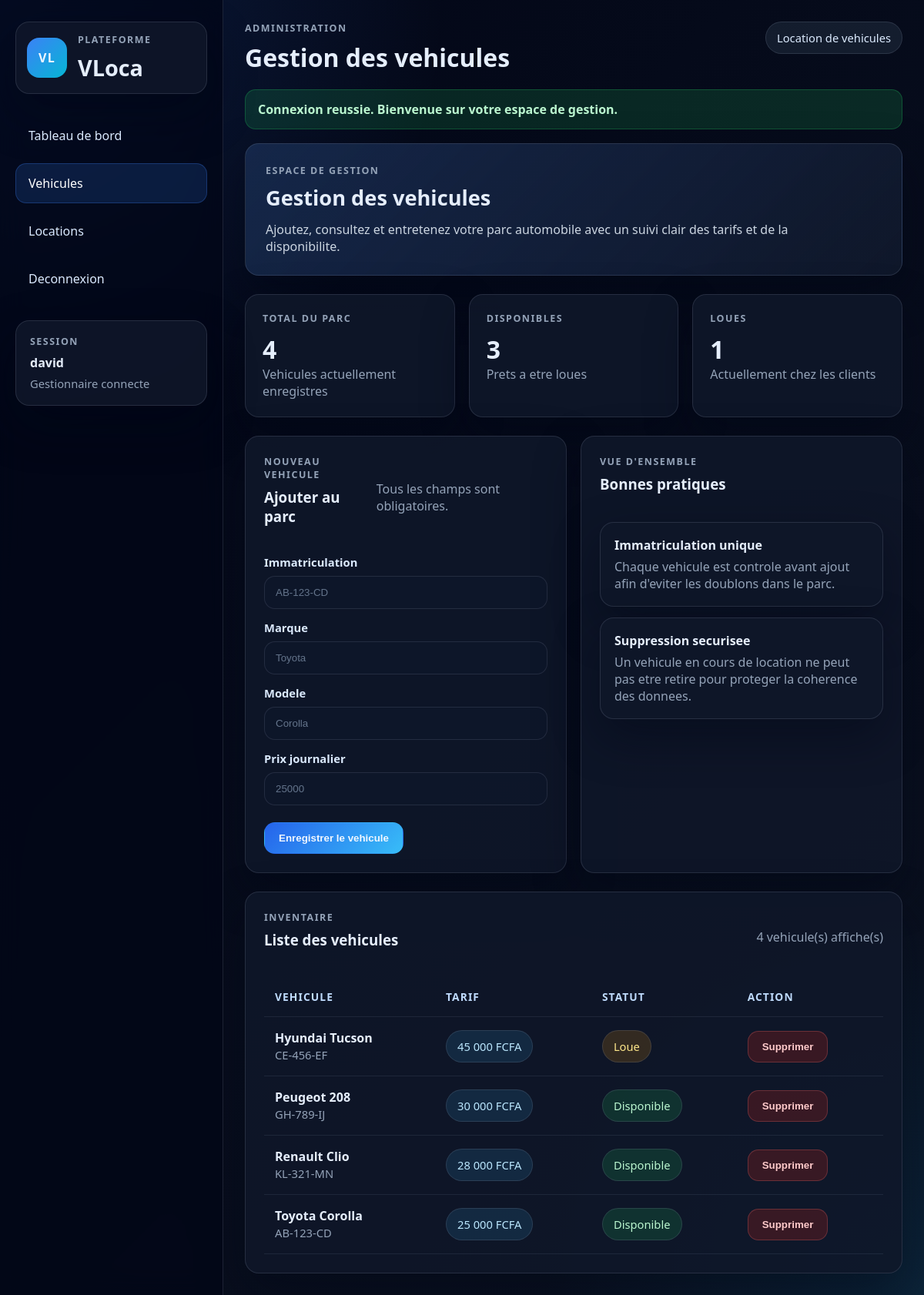
Screenshot of /vehicules.php (signed in) with the database file from the repository.
### tables this page shows
CREATE TABLE vehicules (
    id INT UNSIGNED AUTO_INCREMENT PRIMARY KEY,
    immatriculation VARCHAR(20) NOT NULL UNIQUE,
    marque VARCHAR(50) NOT NULL,
    modele VARCHAR(50) NOT NULL,
    prix_journalier DECIMAL(10,2) NOT NULL,
    statut ENUM('disponible', 'loue') NOT NULL DEFAULT 'disponible'
);

### bootstrap.php (called while the page is built, shortened)
<?php
function e(mixed $value): string
{
    return htmlspecialchars((string) $value, ENT_QUOTES, 'UTF-8');
}
function format_price(float $value): string
{
    return number_format($value, 0, ',', ' ') . ' FCFA';
}

### vehicules.php (the view, shortened to what this page needs)
<?php
require_once __DIR__ . '/layout.php';
$vehicules = $pdo->query(
    "SELECT id, immatriculation, marque, modele, prix_journalier, statut
     FROM vehicules
     ORDER BY marque ASC, modele ASC, immatriculation ASC"
)->fetchAll(PDO::FETCH_ASSOC);
$vehicleStats = $pdo->query(
    "SELECT
        COUNT(*) AS total,
        SUM(CASE WHEN statut = 'disponible' THEN 1 ELSE 0 END) AS disponibles,
        SUM(CASE WHEN statut = 'loue' THEN 1 ELSE 0 END) AS loues
     FROM vehicules"
)->fetch(PDO::FETCH_ASSOC);
?>
<section class="stats-grid">
    <article class="stat-card">
        <p class="eyebrow">Total du parc</p>
        <strong><?= (int) ($vehicleStats['total'] ?? 0) ?></strong>
        <span>Vehicules actuellement enregistres</span>
    </article>
    <article class="stat-card">
        <p class="eyebrow">Disponibles</p>
        <strong><?= (int) ($vehicleStats['disponibles'] ?? 0) ?></strong>
        <span>Prets a etre loues</span>
    </article>
    <article class="stat-card">
        <p class="eyebrow">Loues</p>
        <strong><?= (int) ($vehicleStats['loues'] ?? 0) ?></strong>
        <span>Actuellement chez les clients</span>
    </article>
</section>
<section class="two-columns">
    <article class="card">
        <div class="card-header">
            <div>
                <p class="eyebrow">Nouveau vehicule</p>
                <h3>Ajouter au parc</h3>
            </div>
            <p class="muted">Tous les champs sont obligatoires.</p>
        </div>
        <form method="POST" class="form-grid">
            <div class="field">
                <label for="immat">Immatriculation</label>
                <input id="immat" type="text" name="immat" placeholder="AB-123-CD" required>
            </div>
            <div class="field">
                <label for="marque">Marque</label>
                <input id="marque" type="text" name="marque" placeholder="Toyota" required>
            </div>
            <div class="field">
                <label for="modele">Modele</label>
                <input id="modele" type="text" name="modele" placeholder="Corolla" required>
            </div>
            <div class="field">
                <label for="prix">Prix journalier</label>
                <input id="prix" type="number" step="0.01" min="1" name="prix" placeholder="25000" required>
            </div>
            <div class="form-actions">
                <button type="submit" class="btn btn-primary">Enregistrer le vehicule</button>
            </div>
        </form>
    </article>
    <article class="card">
        <div class="card-header">
            <div>
                <p class="eyebrow">Vue d'ensemble</p>
                <h3>Bonnes pratiques</h3>
            </div>
        </div>
        <div class="mini-card">
            <strong>Immatriculation unique</strong>
            <span>Chaque vehicule est controle avant ajout afin d'eviter les doublons dans le parc.</span>
        </div>
        <div class="mini-card">
            <strong>Suppression securisee</strong>
            <span>Un vehicule en cours de location ne peut pas etre retire pour proteger la coherence des donnees.</span>
        </div>
    </article>
</section>
<section class="card">
    <div class="card-header">
        <div>
            <p class="eyebrow">Inventaire</p>
            <h3>Liste des vehicules</h3>
        </div>
        <p class="muted"><?= count($vehicules) ?> vehicule(s) affiche(s)</p>
    </div>
    <?php if ($vehicules === []): ?>
        <div class="empty-state">Aucun vehicule enregistre pour le moment.</div>
    <?php else: ?>
        <div class="table-wrapper">
            <table>
                <thead>
                    <tr>
                        <th>Vehicule</th>
                        <th>Tarif</th>
                        <th>Statut</th>
                        <th>Action</th>
                    </tr>
                </thead>
                <tbody>
                    <?php foreach ($vehicules as $vehicle): ?>
                        <?php $isAvailable = $vehicle['statut'] === 'disponible'; ?>
                        <tr>
                            <td>
                                <div class="table-title">
                                    <strong><?= e($vehicle['marque'] . ' ' . $vehicle['modele']) ?></strong>
                                    <span><?= e($vehicle['immatriculation']) ?></span>
                                </div>
                            </td>
                            <td><span class="price-badge"><?= e(format_price((float) $vehicle['prix_journalier'])) ?></span></td>
                            <td>
                                <span class="status-badge <?= $isAvailable ? 'available' : 'rented' ?>">
                                    <?= $isAvailable ? 'Disponible' : 'Loue' ?>
                                </span>
                            </td>
                            <td>
                                <form method="POST" onsubmit="return confirm('Supprimer ce vehicule du parc ?');">
                                    <button type="submit" class="btn btn-danger">Supprimer</button>
                                </form>
                            </td>
                        </tr>
                    <?php endforeach; ?>
                </tbody>
            </table>
        </div>
    <?php endif; ?>
</section>

### style.css (style rules this page uses)
:root { --bg: #0b1220; --bg-secondary: #111827; --panel: rgba(15, 23, 42, 0.88); --panel-soft: rgba(30, 41, 59, 0.62); --border: rgba(148, 163, 184, 0.18); --text: #e5eefc; --muted: #94a3b8; --primary: #3b82f6; --primary-soft: rgba(59, 130, 246, 0.16); --success: #22c55e; --success-soft: rgba(34, 197, 94, 0.16); --warning: #f59e0b; --warning-soft: rgba(245, 158, 11, 0.16); --danger: #ef4444; --danger-soft: rgba(239, 68, 68, 0.16); --shadow: 0 24px 60px rgba(2, 6, 23, 0.45); --radius-lg: 24px; --radius-md: 18px; --radius-sm: 12px; }
* { box-sizing: border-box; }
html { scroll-behavior: smooth; }
body { margin: 0; font-family: "Segoe UI", Arial, sans-serif; color: var(--text); background: radial-gradient(circle at top left, rgba(59, 130, 246, 0.18), transparent 28%), radial-gradient(circle at bottom right, rgba(14, 165, 233, 0.12), transparent 24%), linear-gradient(135deg, #020617, var(--bg)); }
h1, h2, h3, h4, p { margin-top: 0; }
.app-body { min-height: 100vh; }
.eyebrow { margin-bottom: 8px; color: var(--muted); font-size: 0.78rem; font-weight: 700; letter-spacing: 0.12em; text-transform: uppercase; }
.sidebar-card, .hero-card, .card, .stat-card, .mini-card { border: 1px solid var(--border); border-radius: var(--radius-md); background: var(--panel); box-shadow: var(--shadow); }
.topbar-badge, .status-badge, .price-badge { display: inline-flex; align-items: center; gap: 8px; padding: 10px 14px; border-radius: 999px; border: 1px solid var(--border); background: var(--panel-soft); color: #dbeafe; font-size: 0.92rem; }
.stats-grid, .two-columns, .dashboard-grid { display: grid; gap: 18px; }
.stats-grid { grid-template-columns: repeat(auto-fit, minmax(180px, 1fr)); }
.two-columns, .dashboard-grid { grid-template-columns: repeat(auto-fit, minmax(320px, 1fr)); }
.stat-card { padding: 22px; }
.stat-card strong { display: block; margin-top: 10px; font-size: 2rem; }
.stat-card span { color: var(--muted); }
.card { padding: 24px; }
.card-header { display: flex; justify-content: space-between; align-items: center; gap: 16px; margin-bottom: 18px; }
.card-header p:last-child, .muted { color: var(--muted); margin-bottom: 0; }
.form-grid { display: grid; grid-template-columns: repeat(auto-fit, minmax(200px, 1fr)); gap: 14px; }
.field { display: flex; flex-direction: column; gap: 8px; }
.field label { color: #dbeafe; font-size: 0.92rem; font-weight: 600; }
input, select { width: 100%; padding: 13px 14px; border: 1px solid rgba(148, 163, 184, 0.16); border-radius: 14px; background: rgba(15, 23, 42, 0.86); color: var(--text); outline: none; transition: border-color 0.2s ease, box-shadow 0.2s ease; }
input::placeholder { color: #64748b; }
.form-actions, .inline-actions { display: flex; gap: 12px; flex-wrap: wrap; margin-top: 8px; }
.btn { display: inline-flex; justify-content: center; align-items: center; gap: 8px; padding: 12px 18px; border: 1px solid transparent; border-radius: 14px; font-weight: 700; cursor: pointer; transition: transform 0.2s ease, opacity 0.2s ease, border-color 0.2s ease; }
.btn-primary { background: linear-gradient(135deg, #2563eb, #38bdf8); color: #eff6ff; }
.btn-danger { background: rgba(127, 29, 29, 0.38); color: #fecaca; border-color: rgba(248, 113, 113, 0.26); }
.table-wrapper { overflow-x: auto; }
table { width: 100%; border-collapse: collapse; }
th, td { padding: 16px 14px; text-align: left; border-bottom: 1px solid rgba(148, 163, 184, 0.12); }
th { color: #bfdbfe; font-size: 0.86rem; text-transform: uppercase; letter-spacing: 0.08em; }
.table-title strong { display: block; }
.table-title span { color: var(--muted); font-size: 0.92rem; }
.status-badge.available { background: var(--success-soft); color: #bbf7d0; }
.status-badge.rented { background: var(--warning-soft); color: #fde68a; }
.price-badge { background: rgba(56, 189, 248, 0.12); color: #bae6fd; }
.mini-card { padding: 18px; }
.mini-card + .mini-card { margin-top: 14px; }
.mini-card span { display: block; margin-top: 6px; color: var(--muted); }

### rows the page displays
vehicules: marque+modele "Hyundai Tucson", immatriculation "CE-456-EF", prix_journalier "45 000 FCFA", statut "Loue"
vehicules: marque+modele "Peugeot 208", immatriculation "GH-789-IJ", prix_journalier "30 000 FCFA", statut "Disponible"
vehicules: marque+modele "Renault Clio", immatriculation "KL-321-MN", prix_journalier "28 000 FCFA", statut "Disponible"
vehicules: marque+modele "Toyota Corolla", immatriculation "AB-123-CD", prix_journalier "25 000 FCFA", statut "Disponible"

### other values shown
$label "Tableau de bord Vehicules Locations Deconnexion"
current_user() "david"
$heading "Gestion des vehicules"
$flash['message'] "Connexion reussie. Bienvenue sur votre espace de gestion."
$subtitle "Ajoutez, consultez et entretenez votre parc automobile avec un suivi clair des tarifs et de la disponibilite."
$vehicleStats['total'] "4"
$vehicleStats['disponibles'] "3"
$vehicleStats['loues'] "1"
count($vehicules) "4"
